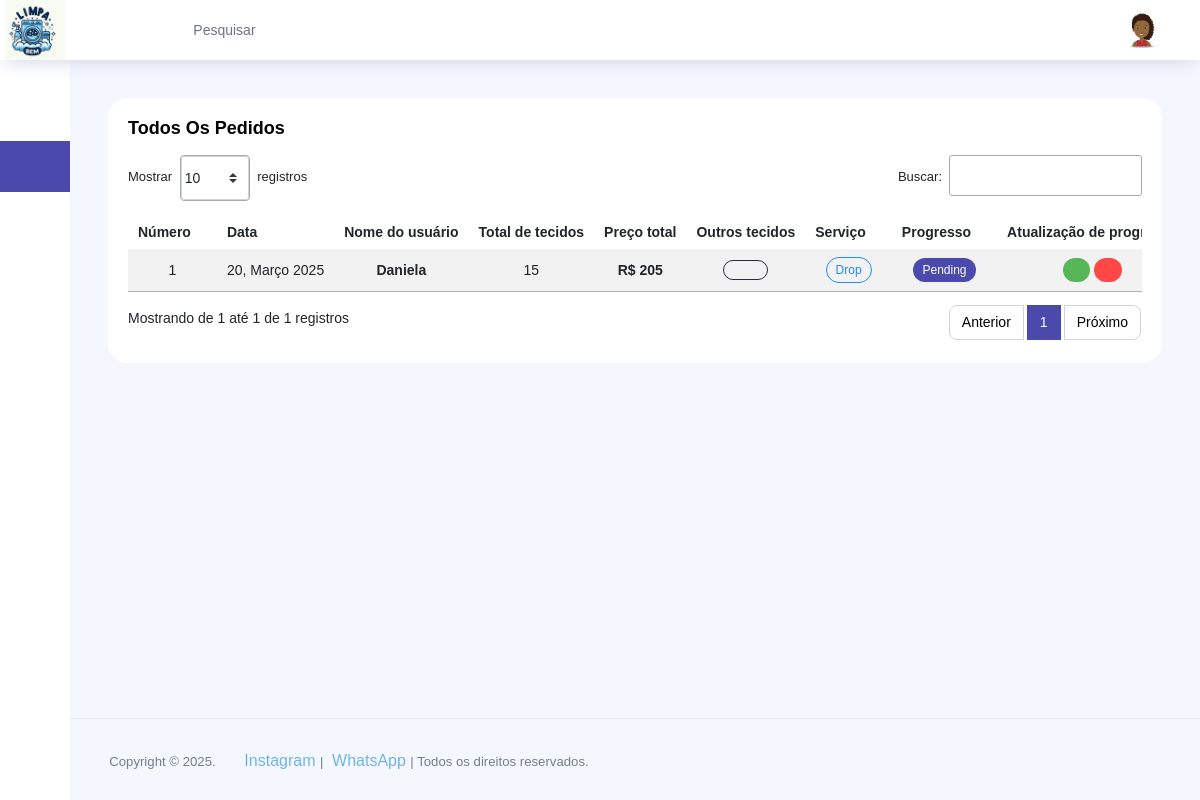
/admin-site/today-req/ (signed in), run on an earlier commit of the app's database.
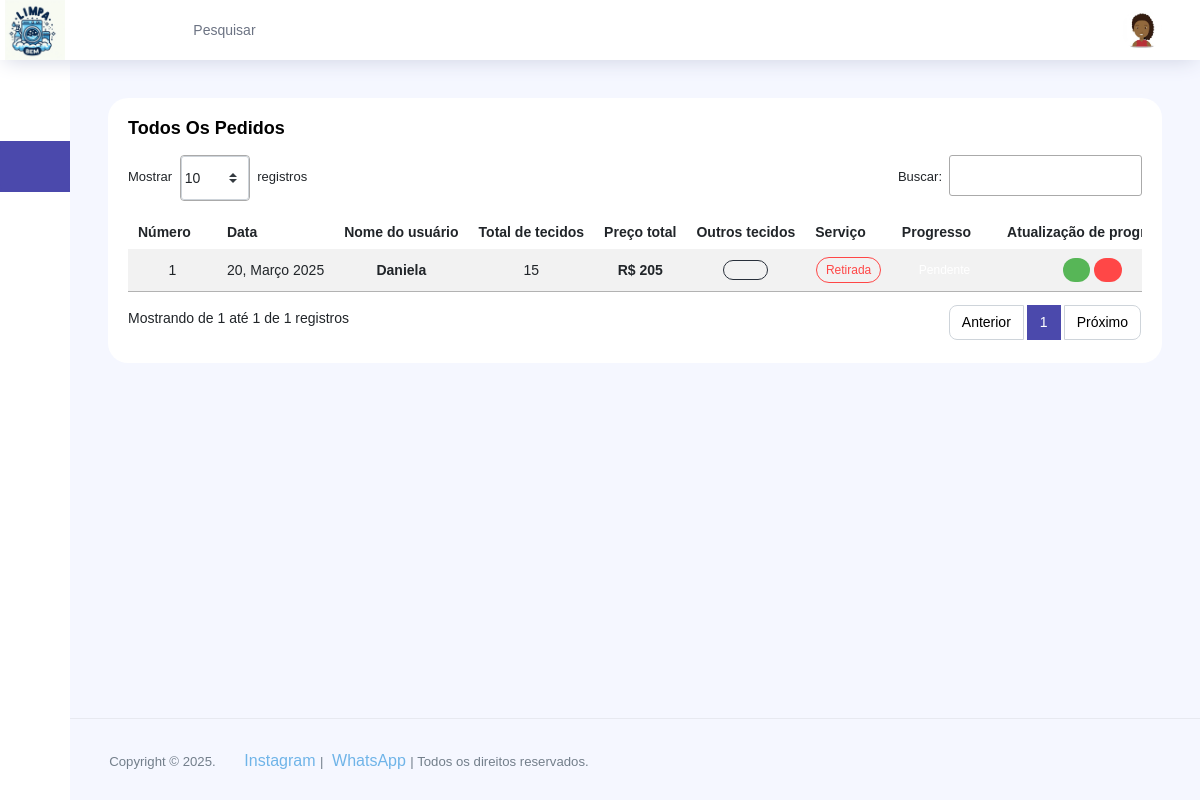
And on a later commit of the database.
### user/models.py (models this page shows, shortened)
class UserReqeuest(models.Model):
    uuid = models.UUIDField(primary_key=True, default=uuid.uuid4, editable=False)
    user = models.ForeignKey(User, on_delete=models.CASCADE)
    pickup_date = models.DateField()
    topwear = models.PositiveIntegerField(default=0)
    bottomwear = models.PositiveIntegerField(default=0)
    woolenwear = models.PositiveIntegerField(default=0)
    otherclothes = models.PositiveIntegerField(default=0)
    SERVICE_CHOICES = [
        ('drop', 'Retirar'),
        ('pickup', 'Entregar'),
    ]
    service_type = models.CharField(max_length=10, choices=SERVICE_CHOICES)
    address = models.TextField(null=True, blank=True)
    contact_person = models.CharField(max_length=20)
    description = models.TextField(null=True, blank=True)
    PROGRESS_CHOICES = [
        ('Pending', 'Pendente'),
        ('Accept', 'Aceito'),
        ('Inprogress', 'Andamento'),
        ('Finish', 'Finalizado'),
        ('Cancle', 'Cancelado'),
    ]
    progress = models.CharField(max_length=10, choices=PROGRESS_CHOICES)
    topwearprice = models.PositiveIntegerField(default=0)
    bottomwearprice = models.PositiveIntegerField(default=0)
    woolenwearprice = models.PositiveIntegerField(default=0)
    otherclothesprice = models.PositiveIntegerField(default=0)
    totalprice = models.PositiveIntegerField(default=0)
    PAYMENT_CHOICES = [
        ('Unpaid', 'Não pago'),
        ('Cash', 'Dinheiro'),
        ('Online', 'Cartão')
    ]
    payment = models.CharField(max_length=10, choices=PAYMENT_CHOICES)
    created_at = models.DateTimeField(auto_now_add=True)

### laundryadmin/views.py (the view)
# urls.py: path('today-req/', todaywork, name="todaywork"),
@login_required(login_url='/admin-site/login/')
def todaywork(request):
    user = UserReqeuest.objects.filter(pickup_date=today).order_by('-pickup_date')
    context = {
        'page_obj': user,
    }
    return render(request, 'admin/today_work.html', context)

### laundryadmin/context_processors.py (called while the page is built)
def company_logo(request):
    try:
        company = Company.objects.first()
        name = company.comapny_name
        logo = company.logo.url if company.logo else None
        fav_icon = company.fav_icon.url if company.fav_icon else None
    except Company.DoesNotExist:
        name = 'laundry'
        logo = None
        fav_icon = None
    return {'company_logo': logo, 'company_fav_icon': fav_icon, 'company_name': name}

### laundryadmin/templatetags/custom_filters.py (called while the page is built)
@register.filter
def calculate_total_cloths(user):
    return user.topwear + user.bottomwear + user.woolenwear + user.otherclothes

### templates/admin/today_work.html (shortened to what this page needs)
{% extends "admin/adminbase.html" %}
{% load custom_filters %}
{% block bootscript %}
    <link href="https://cdn.jsdelivr.net/npm/bootstrap@5.3.0/dist/css/bootstrap.min.css" rel="stylesheet">
    <link rel="stylesheet" type="text/css" href="https://cdn.datatables.net/1.11.3/css/jquery.dataTables.min.css">
{% endblock bootscript %}
{% block body %}
<div class="content-wrapper">
    <div class="row">
        <div class="col-md-12 grid-margin stretch-card">
            <div class="card">
                <div class="card-body">
                    <p class="card-title mb-0">Todos os pedidos</p>
                    <div class="table-responsive mt-3">
                        <table class="table table-striped table-borderless text-center" id="myTable">
                            <thead>
                                <tr>
                                    <th>Número</th>
                                    <th>Data</th>
                                    <th>Nome do usuário</th>
                                    <th>Total de tecidos</th>
                                    <th>Preço total</th>
                                    <th>Outros tecidos</th>
                                    <th>Serviço</th>
                                    <th>Progresso</th>
                                    <th>Atualização de progresso</th>
                                </tr>
                            </thead>
                            <tbody>
                                {% for user in page_obj %}
                                    <tr>
                                        <td>{{forloop.counter}}</td>
                                        <td>{{user.pickup_date|date:"d, F Y"}}</td>
                                        <td class="font-weight-bold">{{user.user}}</td>
                                        <td>{{user|calculate_total_cloths}}</td>
                                        <td class="font-weight-bold">R$ {{user.totalprice}}</td>
                                        <td>
                                            <i class="btn {% if user.otherclothes == 0 %}btn-outline-dark{% else %}btn-outline-info{% endif %}">
                                                {% if user.otherclothes == 0 %}
                                                    <span class="ti-close"></span>
                                                {% else %}
                                                    <span class="ti-check"></span>
                                                {% endif %}
                                            </i>
                                        </td>
                                        <td><div class="badge {% if user.service_type == 'drop' %}badge-outline-info{% else %}badge-outline-danger{% endif %}">{{user.service_type|capfirst}}</div></td>
                                        <td class="font-weight-medium"><div class="badge {% if user.progress == 'Pending' %}bg-primary{% elif user.progress == 'Accept' %}bg-warning {% elif user.progress == 'Inprogress' %}bg-dark {% elif user.progress == 'Finish' %}bg-success{% elif user.progress == 'Cancle' %}bg-danger{% endif %}">{{user.progress}}</div></td>
                                        <td class="font-weight-medium">
                                            <a class="badge badge-success" href="{% url 'update_progress' user.uuid %}"><span class="ti-check"></span></a>
                                            <a class="badge badge-danger" href="{% url 'cancle_progress' user.uuid %}"><span class="ti-close"></span></a>
                                        </td>
                                    </tr>
                                {% endfor %}
                            </tbody>
                        </table>
                    </div>
                </div>
            </div>
        </div>
    </div>
</div>
{% endblock body %}

### templates/admin/adminbase.html (shortened to what this page needs)
{% load static %}
<!DOCTYPE html>
<html lang="pt-br">
<head>
  <link rel="stylesheet" href="{% static 'vendors/feather/feather.css' %}">
  <link rel="stylesheet" href="{% static 'vendors/ti-icons/css/themify-icons.css' %}">
  <link rel="stylesheet" href="{% static 'vendors/css/vendor.bundle.base.css' %}">
  <link rel="stylesheet" href="{% static 'vendors/datatables.net-bs4/dataTables.bootstrap4.css' %}">
  <link rel="stylesheet" href="{% static 'vendors/ti-icons/css/themify-icons.css' %}">
  <link rel="stylesheet" type="text/css" href="{% static 'js/select.dataTables.min.css' %}">
  {% block bootscript %}
  {% endblock bootscript %}
  <link rel="stylesheet" href="{% static 'css/vertical-layout-light/style.css' %}">
</head>
<body class="sidebar-icon-only">
  <div class="container-scroller">
    <nav class="navbar col-lg-12 col-12 p-0 fixed-top d-flex flex-row">
      <div class="text-center navbar-brand-wrapper d-flex align-items-center justify-content-center">
        <a class="navbar-brand brand-logo-mini" href="/admin-site/">{% if company_fav_icon %}<img src="{{company_fav_icon}}" alt="logo" style="width:60px; height:60px;" />{% else %}<img src="{% static 'images/logo-mini.svg' %}" alt="logo"/>{% endif %}</a>
      </div>
      <div class="navbar-menu-wrapper d-flex align-items-center justify-content-end">
        <button class="navbar-toggler navbar-toggler align-self-center" type="button" data-toggle="minimize">
          <span class="icon-menu"></span>
        </button>
        <ul class="navbar-nav mr-lg-2">
          <li class="nav-item nav-search d-none d-lg-block">
            <div class="input-group">
              <div class="input-group-prepend hover-cursor" id="navbar-search-icon">
                <span class="input-group-text" id="search">
                  <i class="icon-search"></i>
                </span>
              </div>
              <input type="text" class="form-control" id="navbar-search-input" placeholder="Pesquisar" aria-label="search" aria-describedby="search">
            </div>
          </li>
        </ul>
        <ul class="navbar-nav navbar-nav-right">
          <li class="nav-item nav-profile dropdown">
            <a class="nav-link dropdown-toggle" href="#" data-toggle="dropdown" id="profileDropdown">
              <img src="{% static 'images/faces/images.jpeg' %}" alt="profile"/>
            </a>
          </li>
        </ul>
      </div>
    </nav>
    <div class="container-fluid page-body-wrapper">
      <nav class="sidebar sidebar-offcanvas" id="sidebar">
        <ul class="nav">
          <li class="nav-item {% if request.path == '/admin-site/' %}active{% endif %}">
            <a class="nav-link" href="/admin-site/">
              <i class="icon-grid menu-icon"></i>
            </a>
          </li>
          <li class="nav-item {% if request.path == '/admin-site/today-req/' or request.path == '/admin-site/all-req/' %}active{% endif %}">
            <a class="nav-link" data-toggle="collapse" href="#ui-basic" aria-expanded="false" aria-controls="ui-basic">
              <i class="ti-briefcase menu-icon"></i>
            </a>
          </li>
          <li class="nav-item {% if request.path == '/admin-site/today-pickup-req/' %}active{% endif %}">
            <a class="nav-link" href="/admin-site/today-pickup-req/">
              <i class="ti-shopping-cart menu-icon"></i>
            </a>
          </li>
          <li class="nav-item {% if request.path == '/admin-site/gen-setting/' %}active{% endif %}">
            <a class="nav-link" href="/admin-site/gen-setting/">
              <i class="ti-settings menu-icon"></i>
            </a>
          </li>
        </ul>
      </nav>
      <div class="main-panel">
        {% block body %}{% endblock body %}
        <footer class="footer">
          <div class="d-sm-flex justify-content-center justify-content-sm-between">
            <span class="text-muted text-center text-sm-left d-block d-sm-inline-block">
              Copyright © 2025.
              <a href="https://www.instagram.com/limpabem.bjl?utm_source=qr&igsh=NGttNmM5cjR1bXRz" target="_blank">
                <i class="ti-instagram"></i> Instagram
              </a>
              |
              <a href="https://wa.me/5577998644550" target="_blank">
                 WhatsApp
              </a>
              | Todos os direitos reservados.
            </span>
          </div>
        </footer>
      </div>
    </div>
  </div>
</body>
</html>

### templates/admin/adminbase.html (style rules this page uses)
.footer a { color:rgb(111, 180, 232); text-decoration: none; font-size: 16px; }
.footer a i { font-size: 20px; margin-right: 5px; }

What changed in the data, as far as the page shows it:
changed UserReqeuest "Daniela": service_type "Drop" → "Retirada"; progress "Pending" → (not shown)
